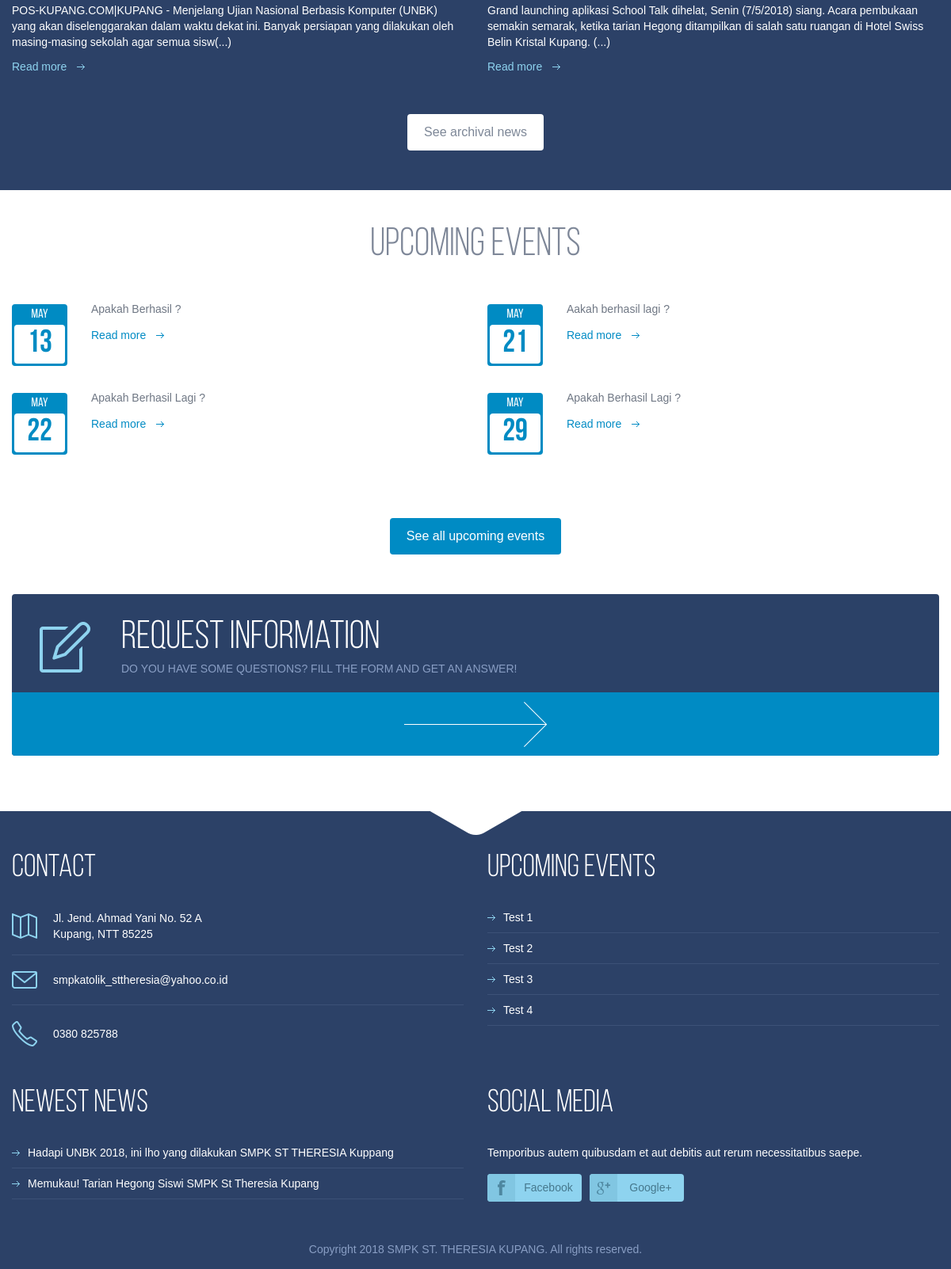
Before: / (lower part) with the older database file.
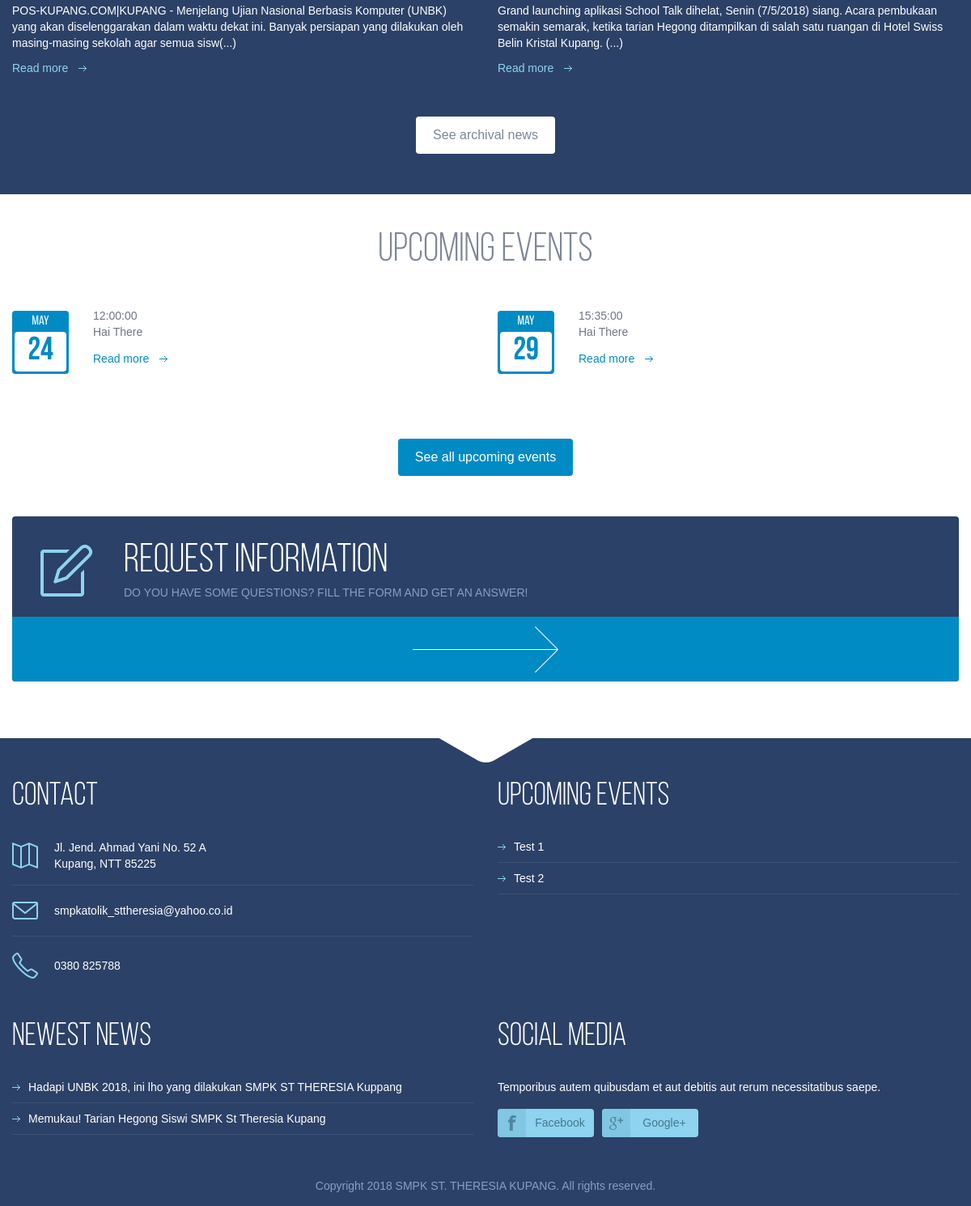
After: the same page with the newer database file.
### tables this page shows
CREATE TABLE `info` (
  `id` int(10) NOT NULL,
  `newsTitle` varchar(150) NOT NULL,
  `newsBody` text NOT NULL,
  `newsDate` date NOT NULL,
  `newsAuthor` varchar(100) NOT NULL,
  `timeStamp` timestamp NOT NULL DEFAULT CURRENT_TIMESTAMP ON UPDATE CURRENT_TIMESTAMP
);

CREATE TABLE `event` (
  `id` int(10) NOT NULL,
  `eventTitle` varchar(100) NOT NULL,
  `eventBody` text NOT NULL,
  `eventDate` date NOT NULL,
  `eventTime` time NOT NULL,
  `eventLocation` varchar(100) NOT NULL,
  `timeStamp` timestamp NOT NULL DEFAULT CURRENT_TIMESTAMP ON UPDATE CURRENT_TIMESTAMP
);

### application/controllers/pages.php (called while the page is built, shortened)
<?php
class pages extends CI_Controller {
        public function view($page = 'home')
        {
                $data['title'] = ucfirst($page);
                $this->load->model('news_model');
                $data['latestNews'] = $this->news_model->select_news_two_nearest();
                $this->load->model('event_model');
                $data['upcomingEvent'] = $this->event_model->select_events_four_nearest();
                $this->load->helper('url');
                $this->load->view('pages/'.$page, $data);
        }
}
?>

### index.php (called while the page is built, shortened)
<?php
require_once BASEPATH.'core/CodeIgniter.php';

### application/models/News_model.php (called while the page is built, shortened)
<?php
    class News_model extends CI_Model
    {
        public function select_news_two_nearest()
        {
            $this->db->order_by('newsDate', 'ASC');
            $this->db->limit(2);
            $query = $this->db->get('info');
            return $query->result();
        }
    }
?>

### application/models/Event_model.php (called while the page is built, shortened)
<?php
    class Event_model extends CI_Model
    {
        public function select_events_four_nearest()
        {
            $this->db->order_by('eventDate', 'ASC');
            $this->db->limit(4);
            $query = $this->db->get('event');
            return $query->result();
        }
    }
?>

### application/views/pages/home.php (the view, shortened to what this page needs)
<!DOCTYPE html>
 <html lang="en">
<head>
	<link rel="stylesheet" media="all" href="<?php echo base_url(); ?>assets/css/style.css">
</head>
<body>
	<section class="news">
		<div class="container">
				<div class="info">
					<?php
						if (isset($latestNews)) {
							foreach ($latestNews as $news) {
								$str = $news->newsBody;
								if(strlen($str)>=200){
									$newsMiniBody = substr ($news->newsBody, 0, 200);
									$newsMiniBody = $newsMiniBody."(...)";
								}
								else {
									$newsMiniBody = $news->newsBody;
								}
								echo "
									<article>
										<h4>
											<b>$news->newsTitle</b>
											<p class='date'>$news->newsDate, $news->newsAuthor</p>
										</h4>
										<div class='info'>
											<p>$newsMiniBody</p>
											<a class='more' href='pages/news'>Read more</a>
										</div>
									</article>
								";
							}
						}
					?>
					<div class="btn-holder">
						<a class="btn" href="<?php echo base_url(); ?>pages/news">See archival news</a>
					</div>
				</div>
		</div>
	</section>
	<section class="events">
		<div class="container">
			<h2>Upcoming events</h2>
			<?php
				if (isset($upcomingEvent)) {
					foreach ($upcomingEvent as $event) {
						$str = $event->eventBody;
						if(strlen($str)>=200){
							$eventMiniBody = substr ($event->eventBody, 0, 200);
							$eventMiniBody = $eventMiniBody."...";
						}
						else {
							$eventMiniBody = $event->eventBody;
						}
						$eventMonth = date('F', strtotime($event->eventDate));
						$eventDay = date('d', strtotime($event->eventDate));
						echo "
							<article>
								<div class='current-date'>
									<p>$eventMonth</p>
									<p class='date'>$eventDay</p>
								</div>
								<div class='info'>
									<h3>$event->eventTime<h3>
									<p>$eventMiniBody</p>
									<a class='more' href='pages/events'>Read more</a>
								</div>
							</article>
						";
					}
				}
			?>
			<div class="btn-holder">
				<a class="btn blue" href="<?php echo base_url(); ?>pages/events">See all upcoming events</a>
			</div>
		</div>
	</section>
	<div class="container">
		<a href="<?php echo base_url(); ?>pages/contact" class="info-request">
			<span class="holder">
				<span class="title">Request information</span>
				<span class="text">Do you have some questions? Fill the form and get an answer!</span>
			</span>
			<span class="arrow"></span>
		</a>
	</div>
	<?php include ('footer.php') ?>
</body>
</html>

### application/views/pages/footer.php (shortened to what this page needs)
<footer id="footer">
    <div class="container">
        <section>
            <article class="col-1">
                <h3>Contact</h3>
                <ul>
                    <li class="address"><a href="#">Jl. Jend. Ahmad Yani No. 52 A<br>Kupang, NTT 85225</a></li>
                    <li class="mail"><a href="#">smpkatolik_sttheresia@yahoo.co.id</a></li>
                    <li class="phone last"><a href="#">0380 825788</a></li>
                </ul>
            </article>
            <article class="col-2">
                <h3>Upcoming Events</h3>
                <ul>
                    <section class="posts-con">
    					<?php
    						if (isset($upcomingEvent)) {
    							foreach ($upcomingEvent as $event) {
    								echo "
    									<li>
    											<a href='events'>$event->eventTitle</a>
    									</li>
    								";
    							}
    						}
    					?>
    				</section>
                </ul>
            </article>
        <article class="col-2">
            <h3>Newest News</h3>
            <ul>
                <section class="posts-con">
                    <?php
                        if (isset($latestNews)) {
                            foreach ($latestNews as $news) {
                                echo "
                                    <li>
                                            <a href='events'>$news->newsTitle</a>
                                    </li>
                                ";
                            }
                        }
                    ?>
                </section>
            </ul>
        </article>
            <article class="col-3">
                <h3>Social media</h3>
                <p>Temporibus autem quibusdam et aut debitis aut rerum necessitatibus saepe.</p>
                <ul>
                    <li class="facebook"><a href="https://www.facebook.com/pages/Smpk-St-Theresia/160440924023924?ref=br_rs">Facebook</a></li>
                    <li class="google-plus"><a href="https://plus.google.com/100433186432864202955">Google+</a></li>
                </ul>
            </article>
        </section>
        <p class="copy">Copyright 2018 SMPK ST. THERESIA KUPANG. All rights reserved.</p>
    </div>
</footer>

Changed rows visible on the page:
removed event: eventDate "May", eventDate "13", eventBody "Apakah Berhasil ?", eventTitle "Test 1"
removed event: eventDate "May", eventDate "21", eventBody "Aakah berhasil lagi ?", eventTitle "Test 2"
removed event: eventDate "May", eventDate "22", eventBody "Apakah Berhasil Lagi ?", eventTitle "Test 3"
removed event: eventDate "May", eventDate "29", eventBody "Apakah Berhasil Lagi ?", eventTitle "Test 4"
added event: eventDate "May", eventDate "24", eventTime "12:00:00", eventBody "Hai There", eventTitle "Test 1"
added event: eventDate "May", eventDate "29", eventTime "15:35:00", eventBody "Hai There", eventTitle "Test 2"
